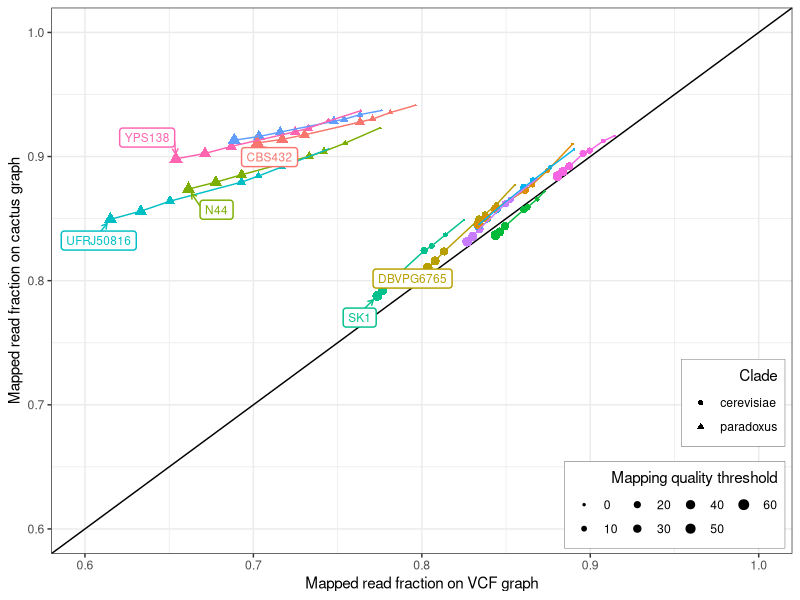
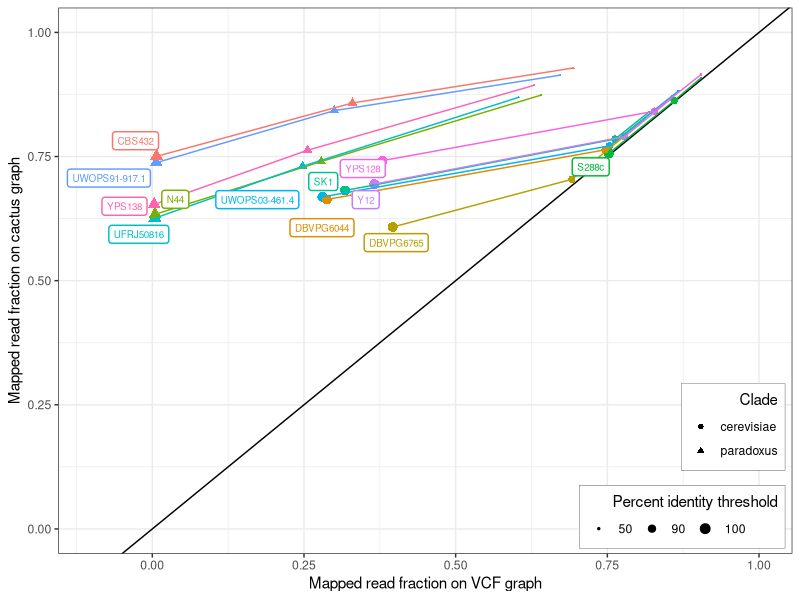
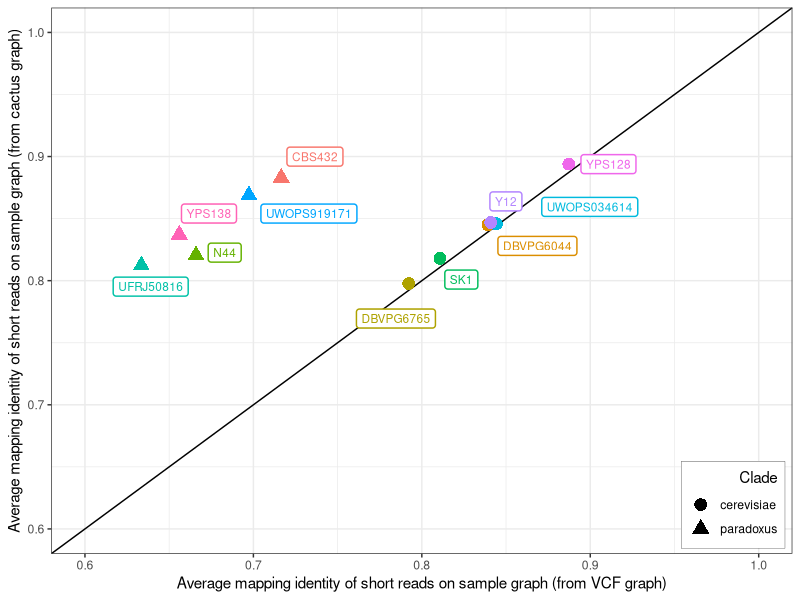
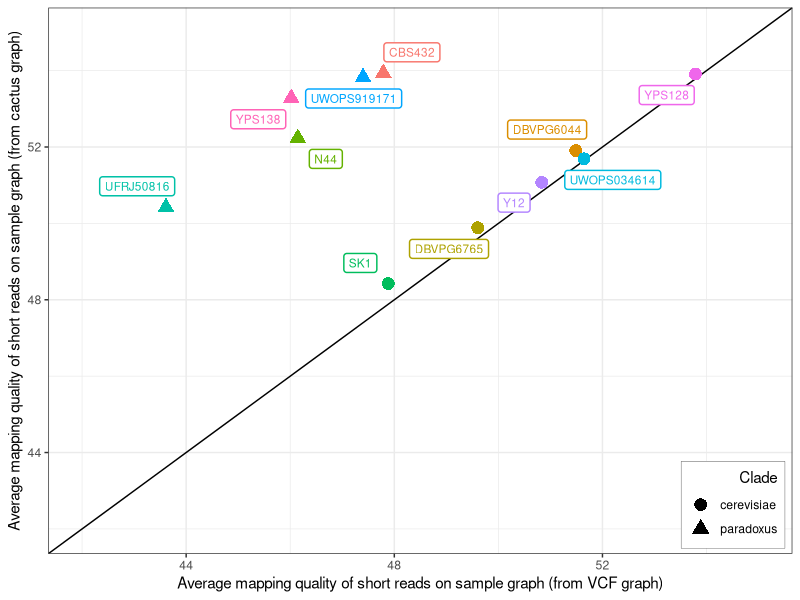
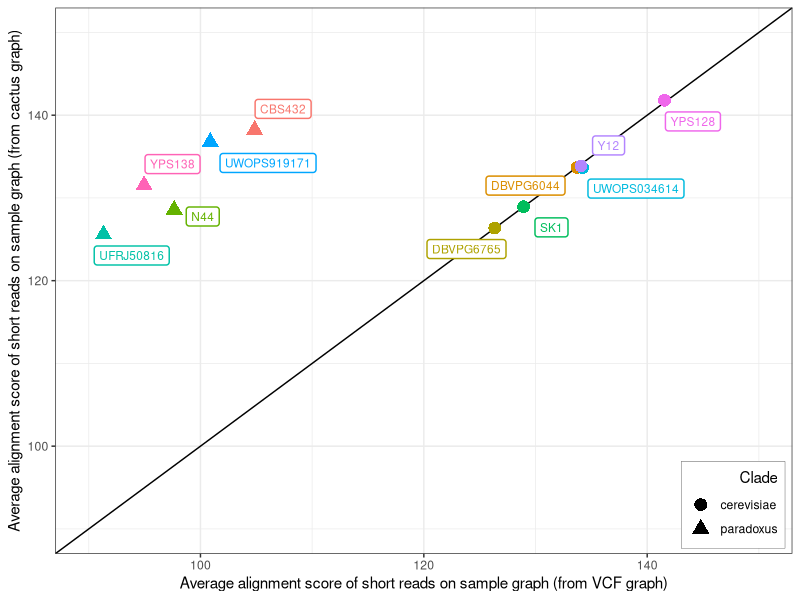

Write the R code that produced these figures, in order.
library(tidyverse)
library(magrittr)
library(ggrepel)

##############
#Read mapping#
##############

construct <- read_tsv("data/yeast.mapping.constructunion.all.tsv", col_names = c("mapq_gt0", "mapq_ge10", "mapq_ge20", "mapq_ge30", "mapq_ge40", "mapq_ge50", "mapq_ge60", "id_ge100", "id_ge90", "id_ge50", "all", "graph", "sample"))
cactus <- read_tsv("data/yeast.mapping.cactus.all.tsv", col_names = c("mapq_gt0", "mapq_ge10", "mapq_ge20", "mapq_ge30", "mapq_ge40", "mapq_ge50", "mapq_ge60", "id_ge100", "id_ge90", "id_ge50", "all", "graph", "sample"))

construct_new <- construct %>%
  gather("mapq_gt0", "mapq_ge10", "mapq_ge20", "mapq_ge30", "mapq_ge40", "mapq_ge50", "mapq_ge60", "id_ge100", "id_ge90", "id_ge50", key="filter", value="construct_number") %>%
  mutate(construct_fraction = construct_number / all) %>%
  select(sample, filter, construct_fraction)

cactus_new <- cactus %>%
  gather("mapq_gt0", "mapq_ge10", "mapq_ge20", "mapq_ge30", "mapq_ge40", "mapq_ge50", "mapq_ge60", "id_ge100", "id_ge90", "id_ge50", key="filter", value="cactus_number") %>%
  mutate(cactus_fraction = cactus_number / all) %>%
  select(sample, filter, cactus_fraction)

# Mapping quality plot
pdf('pdf/yeast-mapping-quality-all.pdf', 6, 6)
construct_new %>%
  inner_join(cactus_new, by=c("sample", "filter")) %>%
  filter(filter %in% c("mapq_gt0", "mapq_ge10", "mapq_ge20", "mapq_ge30", "mapq_ge40", "mapq_ge50", "mapq_ge60")) %>%
  mutate(filter = factor(filter, levels = c("mapq_gt0", "mapq_ge10", "mapq_ge20", "mapq_ge30", "mapq_ge40", "mapq_ge50", "mapq_ge60"), labels = c("0", "10", "20", "30", "40", "50", "60"))) %>%
  mutate(clade=ifelse(sample %in% c("UWOPS91-917.1","UFRJ50816","YPS138","N44","CBS432"), 'paradoxus', 'cerevisiae')) %>%
  ggplot(aes(construct_fraction, cactus_fraction, color=sample, pch=clade)) +
  geom_abline(intercept=0) +
  geom_point(aes(size=filter)) +
  geom_line() +
  geom_label_repel(aes(label=ifelse(filter==60, sample, '')),
                   point.padding=.5, box.padding=.5,
                   min.segment.length=0, size=3, seed=123,
                   alpha=1, segment.size=.5, label.size=.5,
                   arrow=arrow(length = unit(0.01, "npc"))) + 
  labs(color="Strain", size="Mapping quality threshold",
       x="Mapped read fraction on VCF graph",
       y="Mapped read fraction on cactus graph", pch="Clade") +
  coord_cartesian(xlim=c(0.6,1), ylim=c(0.6,1)) +
  scale_size_discrete(range=c(.5,3)) +
  theme_bw() +
  theme(legend.position=c(.99,.01), legend.justification=c(1, 0),
        legend.box.just='right',
        legend.background=element_rect(colour='black', size=.1)) +
  guides(pch=guide_legend(order=1, title.hjust=1),
         size=guide_legend(ncol=4, order=3, title.hjust=1), color=FALSE)
dev.off()

# Mapping percent identity plot
pdf('pdf/yeast-mapping-identity-all.pdf', 6, 6)
construct_new %>%
  inner_join(cactus_new, by=c("sample", "filter")) %>%
  filter(filter %in% c("id_ge100", "id_ge90", "id_ge50")) %>%
  mutate(filter = factor(filter, levels = c("id_ge50", "id_ge90", "id_ge100"), labels = c("50", "90", "100"))) %>%
  mutate(clade=ifelse(sample %in% c("UWOPS91-917.1","UFRJ50816","YPS138","N44","CBS432"), 'paradoxus', 'cerevisiae')) %>%
  ggplot(aes(construct_fraction, cactus_fraction, color=sample, pch=clade)) +
  geom_abline(intercept=0) +
  geom_point(aes(size=filter)) +
  geom_line() +
  geom_label_repel(aes(label=ifelse(filter==100, sample, '')),
                   point.padding=.25, box.padding=.25,
                   min.segment.length=Inf, size=2.5, seed=123,
                   nudge_y=-.01, nudge_x=-.01,
                   alpha=1, label.size=.5) + 
  labs(color="Strain", size="Percent identity threshold",
       x="Mapped read fraction on VCF graph",
       y="Mapped read fraction on cactus graph", pch="Clade") +
  coord_cartesian(xlim=c(-.1,1), ylim=c(0,1)) +
  scale_size_discrete(range=c(.5,3)) +
  theme_bw() +
  theme(legend.position=c(.99,.01), legend.justification=c(1, 0),
        legend.box.just='right',
        legend.background=element_rect(colour='black', size=.1)) +
  guides(pch=guide_legend(order=1, title.hjust=1),
         size=guide_legend(ncol=4, order=3, title.hjust=1), color=FALSE)
dev.off()


###############
#SV genotyping#
###############

identity <- read_tsv("data/constructunion.all.reads.identity.tsv", col_names = c("graph", "strain", "identity"))
quality <- read_tsv("data/constructunion.all.reads.mapq.tsv", col_names = c("graph", "strain", "quality"))
score <- read_tsv("data/constructunion.all.reads.score.tsv", col_names = c("graph", "strain", "score"))

# Mapping identity plot
pdf('pdf/yeast-genotyping-identity-all.pdf', 6, 6)
identity %>%
  spread(graph, identity) %>%
  mutate(clade=ifelse(strain %in% c("UWOPS919171","UFRJ50816","YPS138","N44","CBS432"), 'paradoxus', 'cerevisiae')) %>%
  ggplot(aes(construct, cactus, color=strain, shape=clade)) +
  geom_abline(intercept=0) +
  geom_point(size=4) +
  geom_label_repel(aes(label=strain),
                   point.padding=.25, box.padding=.5,
                   min.segment.length=Inf, size=3, seed=123,
                   nudge_x=.01,
                   alpha=1, label.size=.5) + 
  labs(color="Strain", shape="Clade",
       x="Average mapping identity of short reads on sample graph (from VCF graph)",
       y="Average mapping identity of short reads on sample graph (from cactus graph)") +
  coord_cartesian(xlim=c(0.6,1), ylim=c(0.6,1)) +
  theme_bw() +
  theme(legend.position=c(.99,.01), legend.justification=c(1, 0),
        legend.box.just='right',
        legend.background=element_rect(colour='black', size=.1)) +
  guides(color=FALSE, shape=guide_legend(order=1, title.hjust=1))
dev.off()

# Mapping quality plot
pdf('pdf/yeast-genotyping-quality-all.pdf', 6, 6)
quality %>%
  spread(graph, quality) %>%
  mutate(clade=ifelse(strain %in% c("UWOPS919171","UFRJ50816","YPS138","N44","CBS432"), 'paradoxus', 'cerevisiae')) %>%
  ggplot(aes(construct, cactus, color=strain, shape=clade)) +
  geom_abline(intercept=0) +
  geom_point(size=4) +
  geom_label_repel(aes(label=strain),
                   point.padding=.25, box.padding=.5,
                   min.segment.length=Inf, size=3, seed=123,
                   nudge_x=-.01,
                   alpha=1, label.size=.5) + 
  labs(color="Strain", shape="Clade",
       x="Average mapping quality of short reads on sample graph (from VCF graph)",
       y="Average mapping quality of short reads on sample graph (from cactus graph)") +
  coord_cartesian(xlim=c(42,55), ylim=c(42,55)) +
  theme_bw() +
  theme(legend.position=c(.99,.01), legend.justification=c(1, 0),
        legend.box.just='right',
        legend.background=element_rect(colour='black', size=.1)) +
  guides(color=FALSE, shape=guide_legend(order=1, title.hjust=1))
dev.off()

# Mapping score plot
pdf('pdf/yeast-genotyping-score-all.pdf', 8, 7)
score %>%
  spread(graph, score) %>%
  mutate(clade=ifelse(strain %in% c("UWOPS919171","UFRJ50816","YPS138","N44","CBS432"), 'paradoxus', 'cerevisiae')) %>%
  ggplot(aes(construct, cactus, color=strain, shape=clade)) +
  geom_abline(intercept=0) +
  geom_point(size=4) +
  geom_label_repel(aes(label=strain),
                   point.padding=.25, box.padding=.5,
                   min.segment.length=Inf, size=3, seed=123,
                   nudge_x=.4,
                   alpha=1, label.size=.5) + 
  labs(color="Strain", shape="Clade",
       x="Average alignment score of short reads on sample graph (from VCF graph)",
       y="Average alignment score of short reads on sample graph (from cactus graph)") +
  coord_cartesian(xlim=c(90,150), ylim=c(90,150)) +
  theme_bw() +
  theme(legend.position=c(.99,.01), legend.justification=c(1, 0),
        legend.box.just='right',
        legend.background=element_rect(colour='black', size=.1)) +
  guides(color=FALSE, shape=guide_legend(order=1, title.hjust=1))
dev.off()
